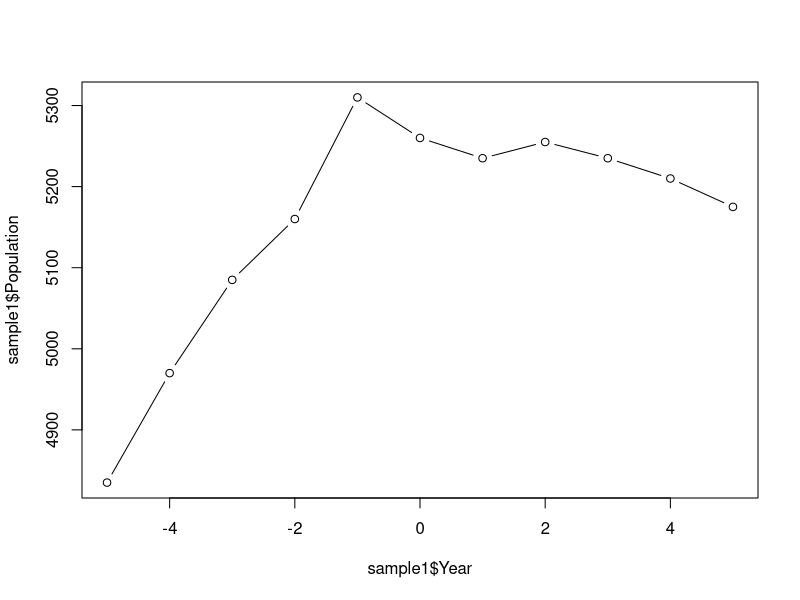
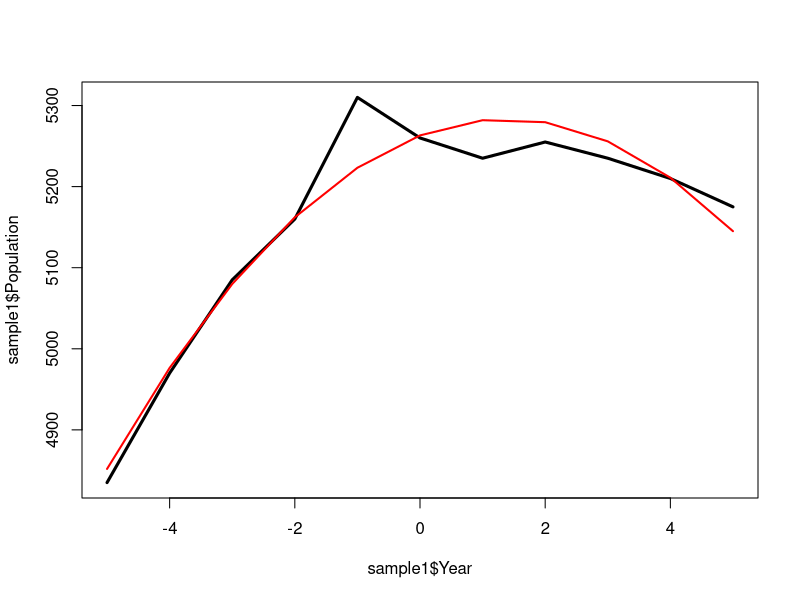

Reproduce these figures in R, in order. (Note: this script raises an error after producing the figures.)
Year <- c(1959, 1960, 1961, 1962, 1963, 1964, 1965, 1966, 1967, 1968, 1969)
Population <- c(4835, 4970, 5085, 5160, 5310, 5260, 5235, 5255, 5235, 5210, 5175)
sample1 <- data.frame(Year, Population)
sample1
sample1$Year <- sample1$Year - 1964
sample1
plot(sample1$Year, sample1$Population, type="b")
fit1 <- lm(sample1$Population ~ sample1$Year)
fit2 <- lm(sample1$Population ~ sample1$Year + I(sample1$Year^2))
fit3 <- lm(sample1$Population ~ sample1$Year + I(sample1$Year^2) + I(sample1$Year^3))
#we can write more quickly, for polynomials of degree 2 and 3:


fit2b <- lm(sample1$Population ~ poly(sample1$Year, 2, raw=TRUE))
fit3b <- lm(sample1$Population ~ poly(sample1$Year, 3, raw=TRUE))
summary(fit2)
summary(fit3)
anova(fit2, fit3)
plot(sample1$Year, sample1$Population, type="l", lwd=3)
points(sample1$Year, predict(fit2), type="l", col="red", lwd=2)
points(sample1&Year, predict(fit3), type="l", col="blue", lwd=2)
pol2 <- function(x) fit2$coefficient[3]*x^2 + fit2$coefficient[2]*x + fit2$coefficient[1]
plot(sample1$Year, sample1$Population, type="p", lwd=3)
pol2 <- function(x) fit2$coefficient[3]*x^2 + fit2$coefficient[2]*x + fit2$coefficient[1]
curve(pol2, col="red", lwd=2)

points(sample1$Year, sample1$Population, type="p", lwd=3)
plot(sample1$Year, sample1$Population, type="p", lwd=3)
pol2 <- function(x) fit2$coefficient[3]*x^2 + fit2$coefficient[2]*x + fit2$coefficient[1]
curve(pol2, col="red", lwd=2)
points(sample1$Year, sample1$Population, type="p", lwd=3)
plot(sample1$Year, sample1$Population, type="p", lwd=3)
pol3 <- function(x) fit3$coefficient[4]*x^3 + fit3$coefficient[3]*x^2 + fit3$coefficient[2]*x + fit3$coefficient[1]
curve(pol3, col="red", lwd=2)
points(sample1$Year, sample1$Population, type="p", lwd=3)
